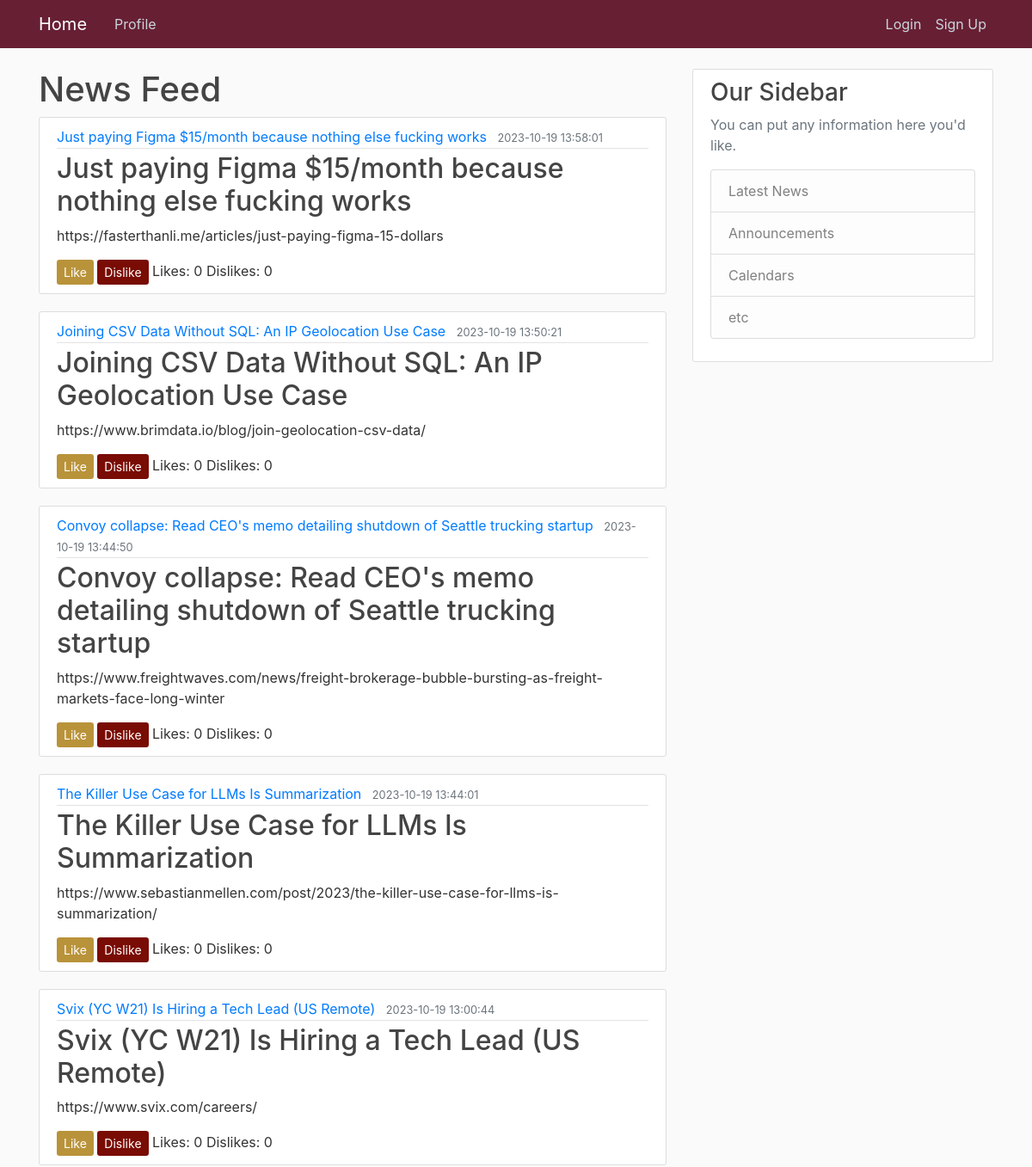
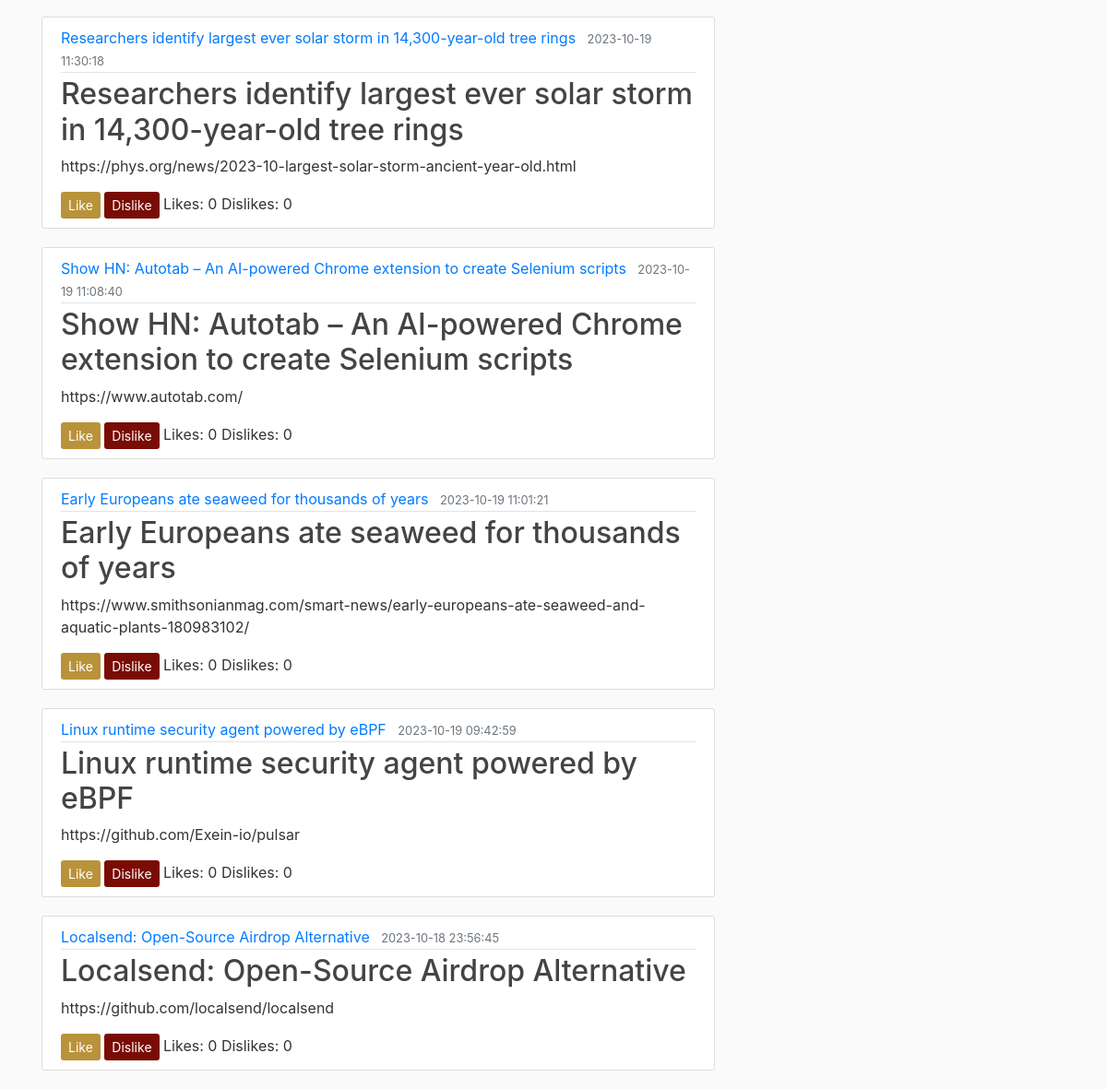
The page / on the database its author committed (2 pictures, top to bottom).
### app/models.py (models this page shows, shortened)
class Post(db.Model):
    id = db.Column(db.Integer, primary_key=True)
    title = db.Column(db.String(100), nullable=False)
    time = db.Column(db.DateTime, nullable=False, default=datetime.utcnow)
    content = db.Column(db.Text, nullable=False)
    likes = db.Column(db.Integer, default=0)
    dislikes = db.Column(db.Integer, default=0)  # Add a field for dislikes

### app/routes.py (the view)
@app.route('/')
def newsfeed():
    news_items = (
        Post.query.order_by(Post.time.desc(), Post.likes.desc(), Post.dislikes)
        .paginate(page=1, per_page=10, error_out=False)
        .items
    )
    return render_template('newsfeed.html', news_items=news_items)

### app/templates/newsfeed.html
{% extends "layout.html" %}
{% block content %}
    <h1>News Feed</h1>
    <div class="news-items">
        {% for news_item in news_items %}
        <article class="media content-section">
            <div class="media-body">
              <div class="article-metadata">
                <a class="mr-2" href="#">{{ news_item.title  }}</a>
                <small class="text-muted">{{ news_item.time.strftime('%Y-%m-%d %H:%M:%S') }}</small>
              </div>
              <h2><a class="article-title" href="#">{{ news_item.title }}</a></h2>
              <p class="article-content">{{ news_item.content }}</p>
              <a href="{{ url_for('like', post_id=news_item.id) }}" class="btn btn-sm btn-like">Like</a>
              <a href="{{ url_for('dislike', post_id=news_item.id) }}" class="btn btn-sm btn-dislike">Dislike</a>
              <span>Likes: {{ news_item.likes }}</span>
              <span>Dislikes: {{ news_item.dislikes }}</span>
            </div>
          </article>
        {% endfor %}
    </div>
{% endblock %}

### app/templates/layout.html (shortened to what this page needs)
<!DOCTYPE html>
<html>
<head>
    <link rel="stylesheet" href="https://cdn.jsdelivr.net/npm/bootstrap@4.4.1/dist/css/bootstrap.min.css">
    <link rel="stylesheet" type="text/css" href="{{ url_for('static', filename='main.css') }}">
</head>
<body>
    <header class="site-header">
        <nav class="navbar navbar-expand-md navbar-dark bg-steel fixed-top">
          <div class="container">
            <a class="navbar-brand mr-4" href="/">Home</a>
            <div class="collapse navbar-collapse" id="navbarToggle">
              <div class="navbar-nav mr-auto">
                <a class="nav-item nav-link" href="{{ url_for('profile') }}">Profile</a>
              </div>
              <div class="navbar-nav">
                <a class="nav-item nav-link" href="{{ url_for('login') }}">Login</a>
                <a class="nav-item nav-link" href="{{ url_for('signup') }}">Sign Up</a>
              </div>
            </div>
          </div>
        </nav>
      </header>
      <main role="main" class="container">
        <div class="row">
          <div class="col-md-8">
            {% block content %}{% endblock %}
          </div>
          <div class="col-md-4">
            <div class="content-section">
              <h3>Our Sidebar</h3>
              <p class='text-muted'>You can put any information here you'd like.
                <ul class="list-group">
                  <li class="list-group-item list-group-item-light">Latest News</li>
                  <li class="list-group-item list-group-item-light">Announcements</li>
                  <li class="list-group-item list-group-item-light">Calendars</li>
                  <li class="list-group-item list-group-item-light">etc</li>
                </ul>
              </p>
            </div>
          </div>
        </div>
      </main>
</body>
</html>

### app/static/main.css (style rules this page uses)
body { background: #fafafa; color: #333333; margin-top: 5rem; }
h1, h2, h3, h4, h5, h6 { color: #444444; }
.bg-steel { background-color: #671f34; }
.site-header .navbar-nav .nav-link { color: #cbd5db; }
.content-section { background: #ffffff; padding: 10px 20px; border: 1px solid #dddddd; border-radius: 3px; margin-bottom: 20px; }
.article-title { color: #444444; }
.article-content { white-space: pre-line; }
.article-metadata { padding-bottom: 1px; margin-bottom: 4px; border-bottom: 1px solid #e3e3e3 }
.btn-like { background-color: #b9933a; color: white; border: none; }
.btn-dislike { background-color: #790c04; color: white; border: none; }

### rows shown on the page
Post: title "Just paying Figma $15/month because nothing else fucking works", time "2023-10-19 13:58:01", content "https://fasterthanli.me/articles/just-paying-figma-15-dollars", likes "0", dislikes "0"
Post: title "Joining CSV Data Without SQL: An IP Geolocation Use Case", time "2023-10-19 13:50:21", content "https://www.brimdata.io/blog/join-geolocation-csv-data/", likes "0", dislikes "0"
Post: title "Convoy collapse: Read CEO's memo detailing shutdown of Seattle trucking startup", time "2023-10-19 13:44:50", content "https://www.freightwaves.com/news/freight-brokerage-bubble-bursting-as-freight-markets-face-long-winter", likes "0", dislikes "0"
Post: title "The Killer Use Case for LLMs Is Summarization", time "2023-10-19 13:44:01", content "https://www.sebastianmellen.com/post/2023/the-killer-use-case-for-llms-is-summarization/", likes "0", dislikes "0"
Post: title "Svix (YC W21) Is Hiring a Tech Lead (US Remote)", time "2023-10-19 13:00:44", content "https://www.svix.com/careers/", likes "0", dislikes "0"
Post: title "Researchers identify largest ever solar storm in 14,300-year-old tree rings", time "2023-10-19 11:30:18", content "https://phys.org/news/2023-10-largest-solar-storm-ancient-year-old.html", likes "0", dislikes "0"
Post: title "Show HN: Autotab – An AI-powered Chrome extension to create Selenium scripts", time "2023-10-19 11:08:40", content "https://www.autotab.com/", likes "0", dislikes "0"
Post: title "Early Europeans ate seaweed for thousands of years", time "2023-10-19 11:01:21", content "https://www.smithsonianmag.com/smart-news/early-europeans-ate-seaweed-and-aquatic-plants-180983102/", likes "0", dislikes "0"
Post: title "Linux runtime security agent powered by eBPF", time "2023-10-19 09:42:59", content "https://github.com/Exein-io/pulsar", likes "0", dislikes "0"
Post: title "Localsend: Open-Source Airdrop Alternative", time "2023-10-18 23:56:45", content "https://github.com/localsend/localsend", likes "0", dislikes "0"
